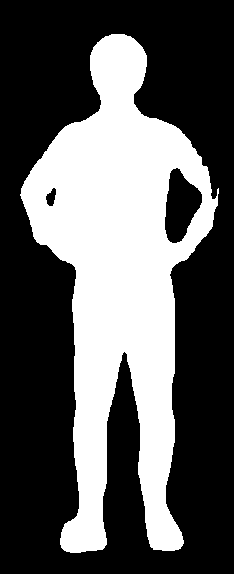
#> input picture nn/cv2/outline.png, 234 x 574 px
$ python Canny_lap.py   (older library calls are emulated)
#> lines starting #> are read from the running program, lines starting #| are printed output that depends on the picture; after the words box and inside, x2 and y2 are one past the last pixel; in counts of white or black regions, pixels touching at a corner belong together
import cv2
import numpy as np
from scipy.ndimage import filters

img = cv2.imread("outline.png",0)
#> img: shape (574, 234); 35.8% white; 1 white region, box (x1, y1, x2, y2) and area: (20, 34, 219, 553) 48091

img = cv2.GaussianBlur(img,(3,3),0)
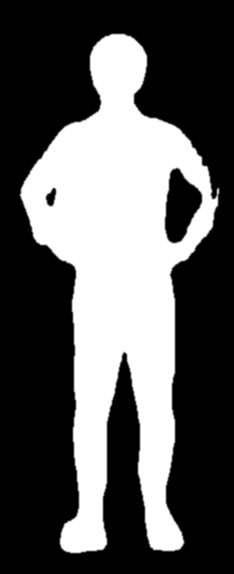
#> img: shape (574, 234); min 0, max 255, mean 91.3
canny = cv2.Canny(img, 50, 150)
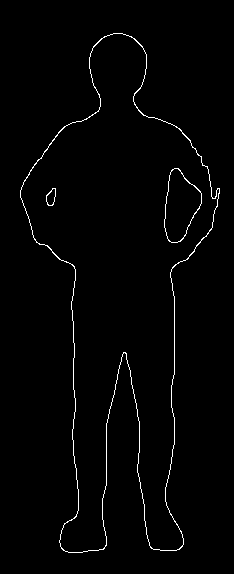
#> canny: shape (574, 234); 1.5% white in thin lines or dots, all inside (x1, y1, x2, y2) = (20, 33, 220, 553)
print(canny.shape,canny)
#> (printed output is left out)

# gray_lap = cv2.Laplacian(img, cv2.CV_16S, ksize=3)
# print(gray_lap)
# dst = cv2.convertScaleAbs(gray_lap)

imx = np.zeros(canny.shape)
filters.sobel(canny,1,imx)
imy = np.zeros(canny.shape)
filters.sobel(canny,0,imy)
magnitude = np.sqrt(imx**2+imy**2)

result=magnitude[canny>0]
#> result = 1992 values, max 806.4 at index 22, min 0 at index 1, mean 264.8
print(len(result))
#| 1992
print(result)
#> (printed output is left out)
result=[result<1]
print(len(result))
#| 1


# cv2.imshow('Canny',canny)
# cv2.waitKey(0)
# cv2.destroyAllWindows()
